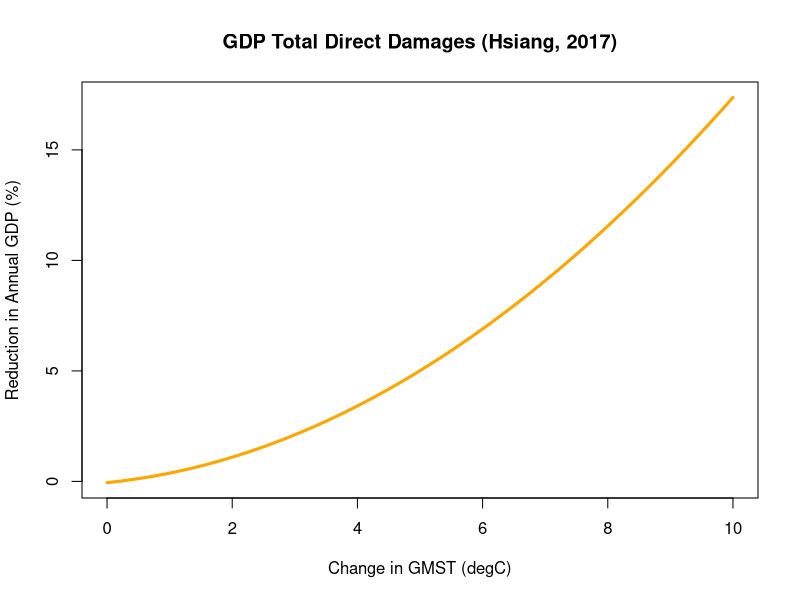

This chart was generated by the following R code:

# S. Hsiang, R. Kopp, et al, "Estimating Economic Damage in the United States from Climate Change", Science 356, 1362-1369 (2017).  Using table S16 from the supplementary information, quadratic-fit column.  t is change in GMST in degC.  Value returned is change in annual GDP in percent.

gdp2 <- function(t) {-0.0547 + 0.283*t + 0.146*t^2}
gdp3 <- function(t) {0.182 -0.0325*t + 0.249*t^2 - 0.00901*t^3}

# Make plot.
plot(gdp2,0,10, lwd=3, col="orange", main="GDP Total Direct Damages (Hsiang, 2017)", xlab="Change in GMST (degC)", ylab="Reduction in Annual GDP (%)")
par(new=TRUE)

